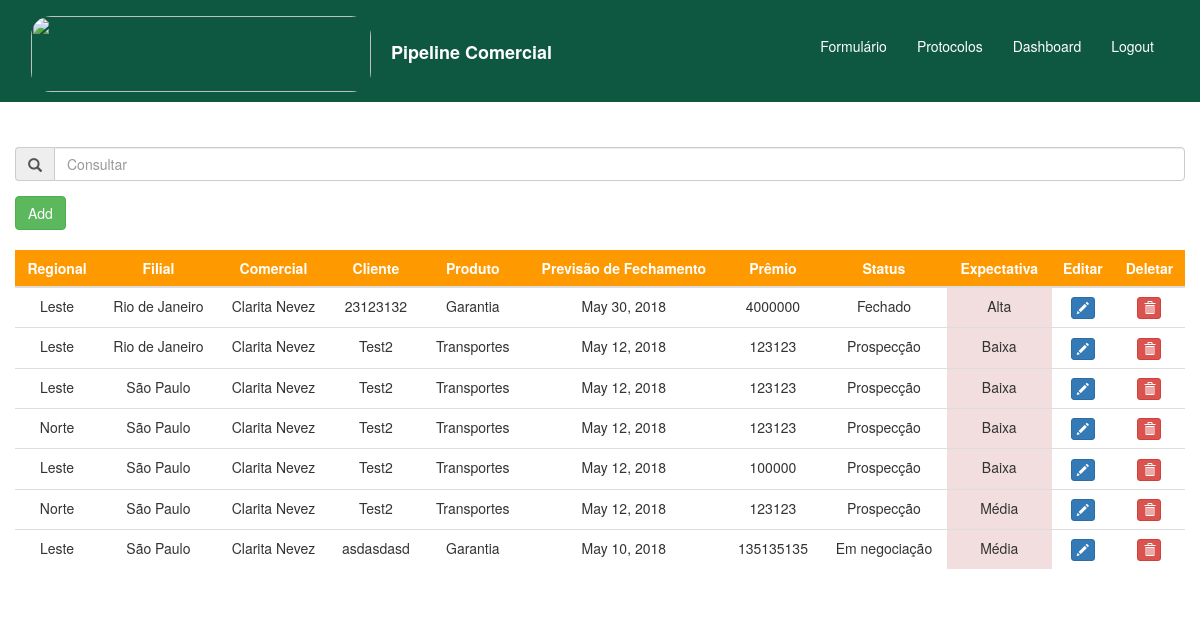
Page /protocolos/ on the earlier database version.
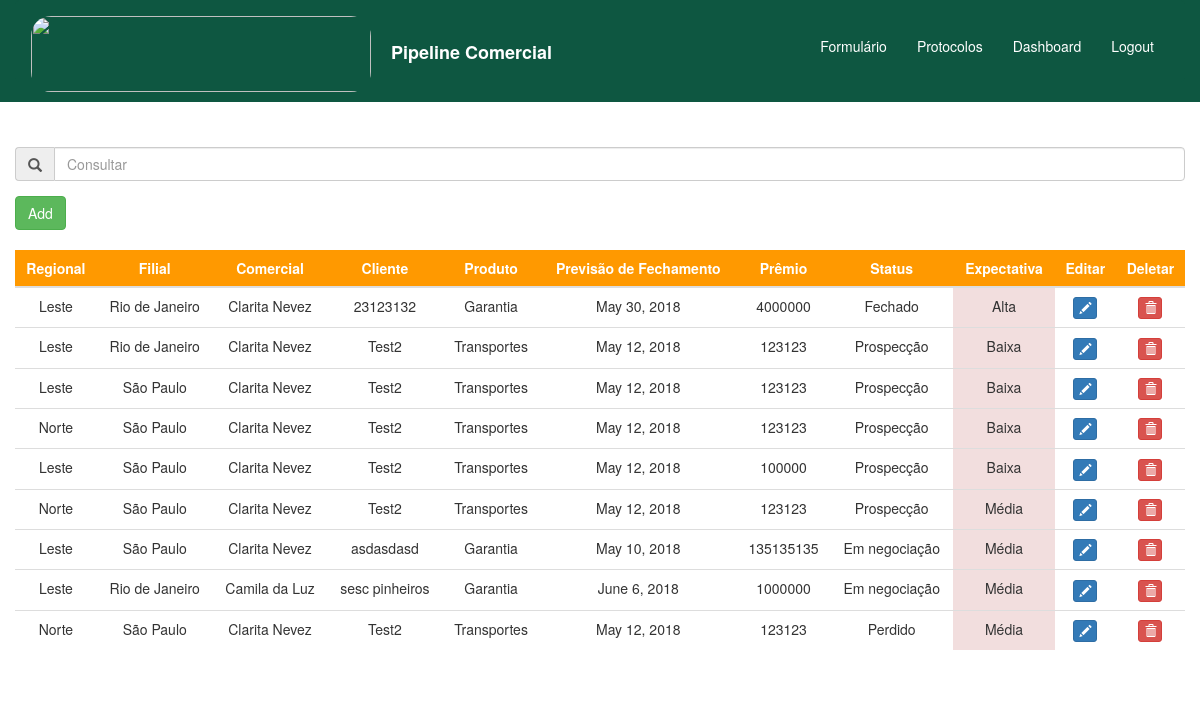
Same page on the later database version.
### home/models.py (models this page shows)
class Protocolos(models.Model):
    created_at = models.DateField(auto_now_add=True)
    is_active = models.BooleanField(default=True)
    regional = models.ForeignKey(Regional, on_delete=models.CASCADE)
    filial = models.ForeignKey(Filial, on_delete=models.CASCADE)
    comercial = models.ForeignKey(Comercial, on_delete=models.CASCADE)
    corretor = models.CharField(max_length=250)
    primeira_cotacao = models.BooleanField()
    produto = models.ForeignKey(Produto, on_delete=models.CASCADE)
    cliente = models.CharField(max_length=250)
    premio = models.IntegerField()
    ultima_alteracao = models.DateField(auto_now=True)
    recebimento = models.DateField()
    vencimento = models.DateField()
    fechamento = models.DateField()
    tipo_de_seguro = models.ForeignKey(TipodeSeguro, on_delete=models.CASCADE)
    expectativa = models.ForeignKey(Expectativa, on_delete=models.CASCADE)
    status = models.ForeignKey(Status, on_delete=models.CASCADE)
    subscritor = models.CharField(max_length=250)
    motivo_perda = models.ForeignKey(MotivoPerda, on_delete=models.CASCADE, null=True, blank=True)
    congenere = models.ForeignKey(Congenere, on_delete=models.CASCADE, null=True, blank=True)
    comentario_perda = models.CharField(max_length=250, null=True, blank=True)
    detalhe_de_perdas = models.CharField(max_length=400, null=True, blank=True)
    historico_1 = models.CharField(max_length=4000, null=True, blank=True)
    historico_2 = models.CharField(max_length=4000, null=True, blank=True)
    historico_3 = models.CharField(max_length=4000, null=True, blank=True)
    historico_4 = models.CharField(max_length=4000, null=True, blank=True)
    historico_5 = models.CharField(max_length=4000, null=True, blank=True)
    historico_6 = models.CharField(max_length=4000, null=True, blank=True)
    historico_7 = models.CharField(max_length=4000, null=True, blank=True)
    historico_8 = models.CharField(max_length=4000, null=True, blank=True)
    historico_9 = models.CharField(max_length=4000, null=True, blank=True)
    historico_10 = models.CharField(max_length=4000, null=True, blank=True)

class Regional(models.Model):
    regional = models.CharField(max_length=200)
    def __str__(self):
        return self.regional

class Filial(models.Model):
    filial = models.CharField(max_length=200)
    def __str__(self):
        return self.filial

class Comercial(models.Model):
    comercial = models.CharField(max_length=200)
    def __str__(self):
        return self.comercial

class Produto(models.Model):
    produto = models.CharField(max_length=200)
    def __str__(self):
        return self.produto

class Status(models.Model):
    status = models.CharField(max_length=200)
    def __str__(self):
        return self.status

class Expectativa(models.Model):
    expectativa = models.CharField(max_length=200)
    def __str__(self):
        return self.expectativa

### protocolos/views.py (the view)
# urls.py: url(r'^protocolos/', include('protocolos.urls'), name='protocolos'),
def protocolos(request):
    protocolos = Protocolos.objects.all()
    print(protocolos)
    return render(request, 'protocolos/protocolos_base.html', {'protocolos': protocolos})

### templates/protocolos/protocolos_base.html (shortened to what this page needs)
<!DOCTYPE html>
    <html lang="pt">
        {% block content %}
        <head>
            <link rel="stylesheet" href="https://maxcdn.bootstrapcdn.com/bootstrap/3.3.7/css/bootstrap.css">
            <link rel="stylesheet" href="https://cdnjs.cloudflare.com/ajax/libs/bootstrap-datepicker/1.4.1/css/bootstrap-datepicker3.css"/>
        </head>
        <body>
            <div class="container-fluid" style="background-color: #0e5741">
                <nav class="navbar navbar-default" style="background-color: #0e5741;border-color: #0e5741;">
                    <div class="container-fluid">
                        {% load static %}
                        <a class="navbar-brand" href="{% url 'home' %}" style="text-decoration: none"><img src="https://www.berkley.com.br/Institucional/img/logo.png" style="display: inline-block;border-radius: 20px" alt="" width="340" height="76"><strong style="color: #ffffff"><p style="display: inline-block; margin-left:20px">Pipeline Comercial</p></strong></a>
                        <div id="navbar" class="navbar-collapse collapse" aria-expanded="false" style="border-width: 0px";>
                            <ul class="nav navbar-nav navbar-right" style="padding-top: 10px">
                                <li class="active">
                                    <a href="{% url 'home' %}" style="background-color: #0e5741"><p style="padding-top: 10px; color: #ffffff">Formulário</p></a>
                                <li class="active">
                                    <a href="{% url 'protocolos' %}" style="background-color: #0e5741"><p style="padding-top: 10px; color: #ffffff">Protocolos</p></a>
                                <li class="active">
                                    <a href="{% url 'dashboard' %}" style="background-color: #0e5741"><p style="padding-top: 10px; color: #ffffff">Dashboard</p></a>
                                <li class="active">
                                    <a href="{% url 'logout' %}" style="background-color: #0e5741"><p style="padding-top: 10px; color: #ffffff">Logout</p></a>
                                </li>
                                </li>
                            </ul>
                        </div>
                    </div>
                </nav>
                    {% include 'protocolos/includes/protocolos_include.html' %}
            </div>
        </body>
        {% endblock %}
    </html>

### templates/protocolos/includes/protocolos_include.html (shortened to what the changed rows need)
{% block content %}
        <div class="row">
            <div class="col-sm-12" style="padding-top: 5px; padding-bottom: 10px;background-color: #ffffff">
            <br>
                <div><button id="button" onclick="duplicate()" class="btn btn-success">Add</button></div><br>
                <form method="post" action="/protocolos/delete/">
                <table id="full-table" class="table table-hover" style="background-color: #ffffff;">
                    <thead class="thead-dark" style="background-color: #ff9900;">
                        <tr>
                        <th onclick="sortTable(0)" class="text-center" style="color: #ffffff" scope="col">Regional<img style="width: 20px; height: 20px; display: none" src="#"></th>
                        <th onclick="sortTable(1)" class="text-center" style="color: #ffffff" scope="col">Filial<img style="width: 20px; height: 20px; display: none" src="#"></th>
                        <th onclick="sortTable(2)" class="text-center" style="color: #ffffff" scope="col">Comercial<img style="width: 20px; height: 20px; display: none" src="#"></th>
                        <th onclick="sortTable(3)" class="text-center" style="color: #ffffff" scope="col">Cliente<img style="width: 20px; height: 20px; display: none" src="#"></th>
                        <th onclick="sortTable(4)" class="text-center" style="color: #ffffff" scope="col">Produto<img style="width: 20px; height: 20px; display: none" src="#"></th>
                        <th onclick="sortTable(5)" class="text-center" style="color: #ffffff" scope="col">Previsão de Fechamento<img style="width: 20px; height: 20px; display: none" src="#"></th>
                        <th onclick="sortTable(6)" class="text-center" style="color: #ffffff" scope="col">Prêmio<img style="width: 20px; height: 20px; display: none" src="#"></th>
                        <th onclick="sortTable(7)" class="text-center" style="color: #ffffff" scope="col">Status<img style="width: 20px; height: 20px; display: none" src="#"></th>
                        <th onclick="sortTable(8)" class="text-center" style="color: #ffffff" scope="col">Expectativa<img style="width: 20px; height: 20px; display: none" src="#"></th>
                        <th class="text-center" style="color: #ffffff" scope="col">Editar</th>
                        <th class="text-center" style="color: #ffffff" scope="col">Deletar</th>
                        </tr>
                    </thead>
                    <tbody id="tabela">
                        {% for protocolo in protocolos %}
                        <tr class="clickable-row" name="table-row" onclick="window.location='/home/{{ protocolo.id }}'">
                            <td style="text-align: center">{{ protocolo.regional }}</td>
                            <td style="text-align: center">{{ protocolo.filial }}</td>
                            <td style="text-align: center">{{ protocolo.comercial }}</td>
                            <td style="text-align: center">{{ protocolo.cliente }}</td>
                            <td style="text-align: center">{{ protocolo.produto }}</td>
                            <td style="text-align: center">{{ protocolo.fechamento }}</td>
                            <td style="text-align: center" id="premio" name="premio">{{ protocolo.premio }}</td>
                            <td style="text-align: center">{{ protocolo.status }}</td>
                            <td style="text-align: center" class="danger" name="expectativa">{{ protocolo.expectativa }}</td>
                            <td style="text-align: center"><button type="button" class="btn btn-primary btn-xs" data-title="Edit" data-toggle="modal" data-target="#edit" ><span class="glyphicon glyphicon-pencil"></span></button></td>
                            <td style="text-align: center"><button name="delete" class="btn btn-danger btn-xs" value="{{ protocolo.id }}" data-title="Delete" data-toggle="modal" data-target="#delete" ><span class="glyphicon glyphicon-trash"></span></button></td>
                        </tr>
                        {% endfor %}
                    </tbody>
                </table>
            </form>
            </div>
        </div>
{% endblock %}

Differences in the rows shown:
added Protocolos: regional "Leste", filial "Rio de Janeiro", comercial "Camila da Luz", cliente "sesc pinheiros", produto "Garantia", fechamento "June 6, 2018", premio "1000000", status "Em negociação", expectativa "Média", {{ protocolo.id }} 8 (drawn)
added Protocolos: regional "Norte", filial "São Paulo", comercial "Clarita Nevez", cliente "Test2", produto "Transportes", fechamento "May 12, 2018", premio "123123", status "Perdido", expectativa "Média", {{ protocolo.id }} 9 (drawn)
